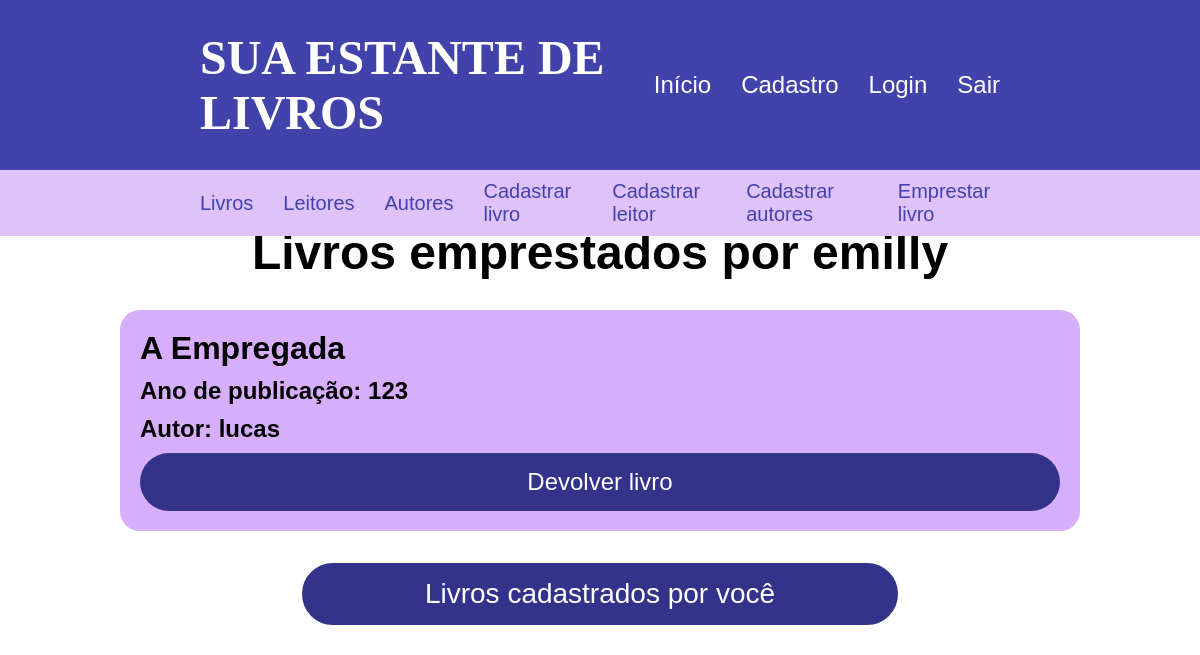
The page /livros_do_leitor/1 on the database as committed earlier.
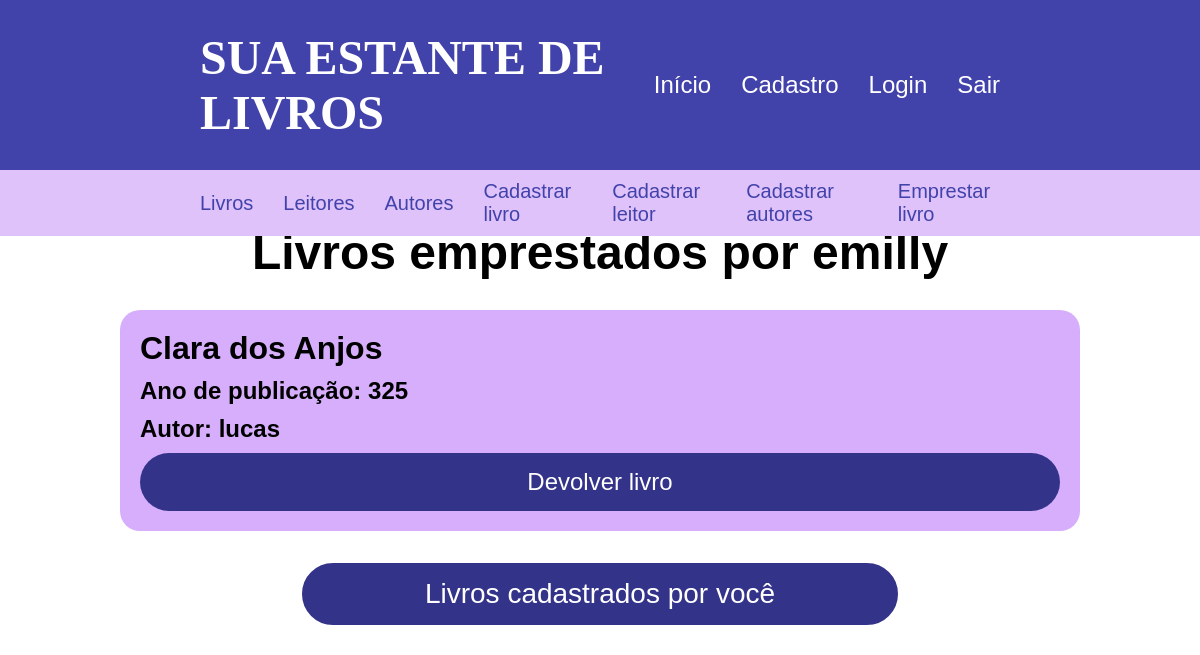
The same page on the database as committed later.
### models/models.py (models this page shows)
class Livro(Base):
    __tablename__ = "livros"
    id: Mapped[int] = mapped_column(primary_key=True, autoincrement=True)
    titulo: Mapped[str]
    ano: Mapped[int]
    autor_id: Mapped[int] = mapped_column(ForeignKey("autores.id"))
    usuario_id: Mapped[int] = mapped_column(ForeignKey("usuarios.id"))
    autor: Mapped["Autor"] = relationship(back_populates="livros")
    leitores: Mapped[List["Leitor"]] = relationship(secondary=tabela_associativa, back_populates="livros")

class Autor(Base):
    __tablename__ = "autores"
    id: Mapped[int] = mapped_column(primary_key=True, autoincrement=True)
    nome: Mapped[str] = mapped_column(unique=True)
    pais: Mapped[str]
    usuario_id: Mapped[int] = mapped_column(ForeignKey("usuarios.id"))
    livros: Mapped[List["Livro"]] = relationship(back_populates="autor")

### controllers/leitores/routes.py (the view)
@leitores_bp.route('/livros_do_leitor/<int:leitor_id>')
def livros_emprestados(leitor_id):
    leitor = session.query(Leitor).get(leitor_id)
    if not leitor:
        flash("Leitor não encontrado")
        return redirect(url_for('leitores.listar_leitores'))
    livros = leitor.livros
    return render_template('leitores/livros_emprestados.html', leitor=leitor, livros=livros)

### controllers/leitores/templates/leitores/livros_emprestados.html (shortened to what this page needs)
{% extends "base.html" %}
{% block css %} <link rel="stylesheet" href="{{ url_for('livros.static', filename='css/style.css')}}"> {% endblock %}
{% block conteudo %}
<main>
    <section id="livros">
        {% if usuario %}
            <h1>Seus empréstimos de {{leitor.nome}}</h1>
        {% else %}
            <h1>Livros emprestados por {{leitor.nome}}</h1>
        {% endif %}
        {% if livros %}
            {% for livro in livros %}
                <div class="livro">
                    <h3>{{livro.titulo}}</h3>
                    <h4><b>Ano de publicação:</b> {{livro.ano}}</h4>
                    <h4><b>Autor:</b> {{livro.autor.nome}}</h4>
                    <a href="{{ url_for('livros.devolver_livro', id_livro=livro.id, id_leitor=leitor.id)}}">Devolver livro</a>
                </div>
            {% endfor %}
        {% else %}
            <p>Nenhum livro emprestado por {{leitor.nome}}.</p>
        {% endif %}
        <a href="{{url_for('livros.listar_livros_do_usuario')}}">Livros cadastrados por você</a>
    </section>
</main>
{% endblock %}

Rows that differ between the two databases and show on the page:
no longer on this page (row unchanged): Livro: titulo "A Empregada", ano "123", autor.nome "lucas"
added Livro: titulo "Clara dos Anjos", ano "325", autor.nome "lucas"
